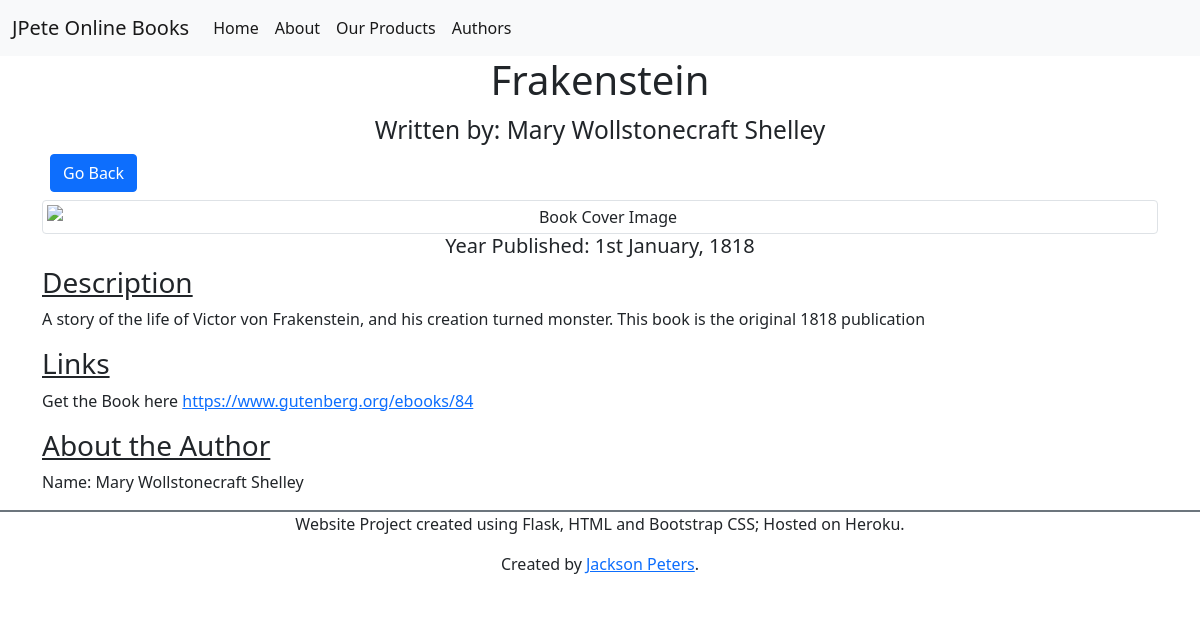
/products/book/1, run on the app's committed database.
### FlaskSite/models.py (models this page shows, shortened)
class Item(db.Model):
    __tablename__="books"
    id = db.Column(db.Integer, primary_key=True, nullable=False)
    title = db.Column(db.String(100), index=True)
    Year_Published = db.Column(db.Integer, index=True)
    Author = db.Column(db.String(100), index=True)
    Description = db.Column(db.String(250), index=True)
    Genre = db.Column(db.String(100), index=True)
    Sub_Genre = db.Column(db.String(100), index=True)
    bookURL = db.Column(db.String(100), index=True)
    bookIMG = db.Column(db.String(100), index=True)

### FlaskSite/views.py (the view)
@bp.route('/products/book/<book_id>', methods=["GET"])
def single_page(book_id):
    item = Item.query.filter_by(id = book_id).first()
    author = Author.query.filter_by(Name=item.Author).first()
    return render_template("products/single.html", item=item, auth=author)

### FlaskSite/templates/products/single.html
{% extends 'base.html' %}
{% import "bootstrap/wtf.html" as wtf %}
{% block content %}
<div class="container">
    <div class="text-center">
        <h1>{{item.title}}</h1>
        <h3><small>Written by: {{item.Author}}</small></h3>
    </div>
    <div class="m-2">
        <a href="/products/{{item.Genre}}" role="button" class="btn btn-primary">Go Back</a>
    </div>
    <div class="text-center">
        <img src="{{item.bookIMG}}" class="img-thumbnail rouned mx-auto d-block" alt="Book Cover Image"/>
        <h5>Year Published: {{item.Year_Published}}</h5>
    </div>
    <div>
        <h3 class="text-decoration-underline">Description</h3>
        <p>{{item.Description}}</p>
    </div>
    <div class="">
        <h3 class="text-decoration-underline">Links</h3>
        <p>Get the Book here <a href="{{item.bookURL}}" target="blank">{{item.bookURL}}</a></p>
    </div>
    <div class="">
        <h3 class="text-decoration-underline">About the Author</h3>
        <div>
            <p>Name: {{auth.Name}}</p>
        </div>
    </div>
</div>
{%endblock%}

### data on the page
Item: title "Frakenstein", Year_Published "1st January, 1818", Description "A story of the life of Victor von Frakenstein, and his creation turned monster. This book is the original 1818 publication", bookURL "https://www.gutenberg.org/ebooks/84"

### other printed values
{{ item.Author }} "Mary Wollstonecraft Shelley"
{{ auth.Name }} "Mary Wollstonecraft Shelley"
